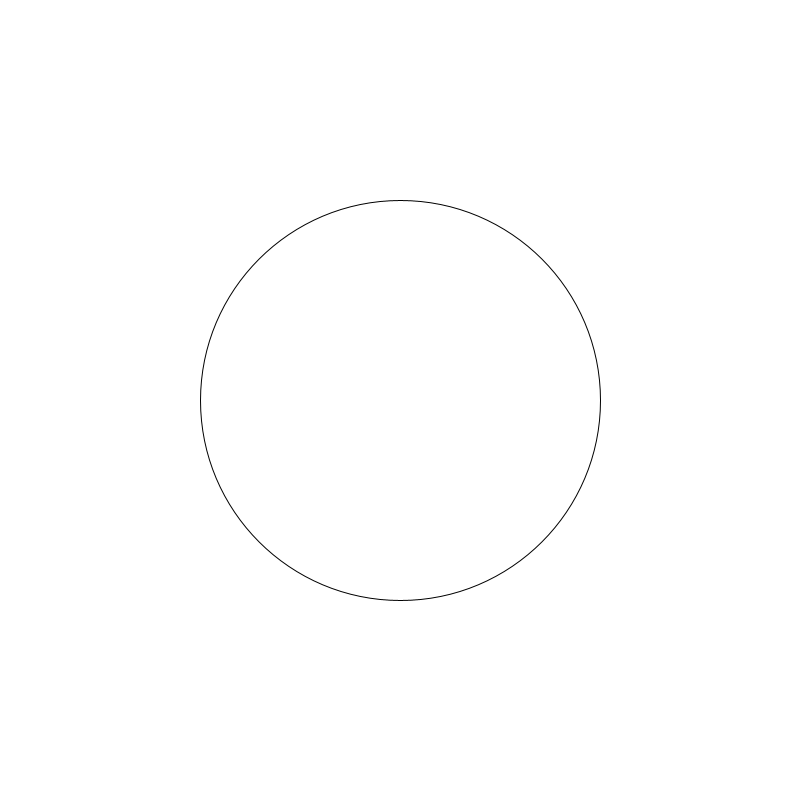
Frame 1 (no input)
Frame 2 (the mouse pressed at the canvas centre, redrawn once): identical to frame 1, image omitted

The Processing sketch that drew this single still picture (run headless with seeded random() and noise(); the mouse was pressed at the canvas centre and the sketch redrawn once):

// Processing sketch: aprxPi
// ── aprxPi.pde
void setup() {
  size(800, 800);

  noStroke();

  
  rect(0, 0, width, height);

  noFill();
  stroke(cColor);
  //fill(cColor);
  circle(width/2, height/2, DIA);
  
  
  
  noLoop();
  loadPixels();
  float o = 0;
  for (int i = 0; i < pixels.length; i++) {
    if (pixels[i] == cColor) {
      o++;
    }
  }
  
  println(o / DIA);
}


final color bColor = color(255);
final color cColor = color(0);//(0, 255, 0);
final color rColor = color(0, 0, 255);

final int DIA = 400;

void draw() {
}
